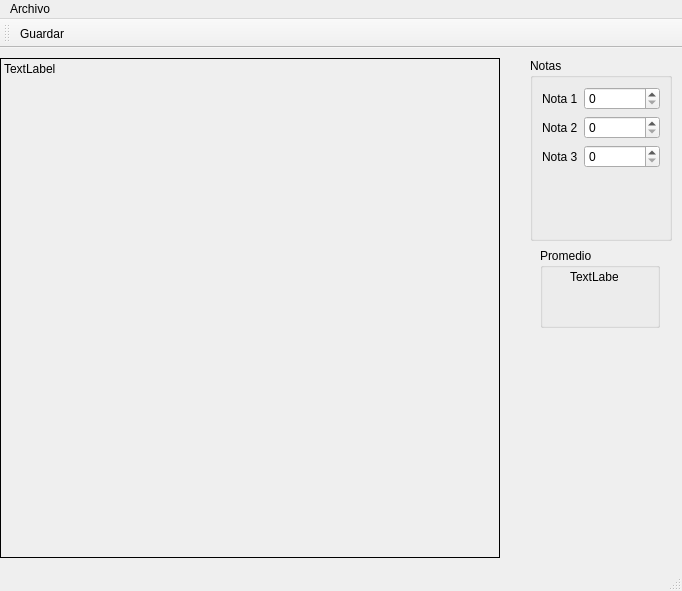
<?xml version="1.0" encoding="UTF-8"?>
<ui version="4.0">
 <class>Principal</class>
 <widget class="QMainWindow" name="Principal">
  <property name="geometry">
   <rect>
    <x>0</x>
    <y>0</y>
    <width>682</width>
    <height>591</height>
   </rect>
  </property>
  <property name="windowTitle">
   <string>Principal</string>
  </property>
  <widget class="QWidget" name="centralwidget">
   <widget class="QLabel" name="outCuadro">
    <property name="geometry">
     <rect>
      <x>0</x>
      <y>10</y>
      <width>500</width>
      <height>500</height>
     </rect>
    </property>
    <property name="minimumSize">
     <size>
      <width>500</width>
      <height>500</height>
     </size>
    </property>
    <property name="frameShape">
     <enum>QFrame::Box</enum>
    </property>
    <property name="text">
     <string>TextLabel</string>
    </property>
    <property name="alignment">
     <set>Qt::AlignLeading|Qt::AlignLeft|Qt::AlignTop</set>
    </property>
   </widget>
   <widget class="QWidget" name="widget" native="true">
    <property name="geometry">
     <rect>
      <x>530</x>
      <y>10</y>
      <width>142</width>
      <height>183</height>
     </rect>
    </property>
    <layout class="QVBoxLayout" name="verticalLayout">
     <item>
      <widget class="QGroupBox" name="groupBox">
       <property name="title">
        <string>Notas</string>
       </property>
       <layout class="QFormLayout" name="formLayout">
        <item row="0" column="0">
         <widget class="QLabel" name="label">
          <property name="text">
           <string>Nota 1</string>
          </property>
         </widget>
        </item>
        <item row="0" column="1">
         <widget class="QSpinBox" name="intNota1">
          <property name="maximum">
           <number>100</number>
          </property>
         </widget>
        </item>
        <item row="1" column="0">
         <widget class="QLabel" name="label_2">
          <property name="text">
           <string>Nota 2</string>
          </property>
         </widget>
        </item>
        <item row="1" column="1">
         <widget class="QSpinBox" name="intNota2">
          <property name="maximum">
           <number>100</number>
          </property>
         </widget>
        </item>
        <item row="2" column="0">
         <widget class="QLabel" name="label_3">
          <property name="text">
           <string>Nota 3</string>
          </property>
         </widget>
        </item>
        <item row="2" column="1">
         <widget class="QSpinBox" name="intNota3">
          <property name="maximum">
           <number>100</number>
          </property>
         </widget>
        </item>
       </layout>
      </widget>
     </item>
    </layout>
   </widget>
   <widget class="QLabel" name="outCantidad">
    <property name="geometry">
     <rect>
      <x>570</x>
      <y>220</y>
      <width>48</width>
      <height>17</height>
     </rect>
    </property>
    <property name="text">
     <string>TextLabel</string>
    </property>
   </widget>
   <widget class="QGroupBox" name="Promedio">
    <property name="geometry">
     <rect>
      <x>540</x>
      <y>200</y>
      <width>120</width>
      <height>80</height>
     </rect>
    </property>
    <property name="title">
     <string>Promedio</string>
    </property>
   </widget>
  </widget>
  <widget class="QMenuBar" name="menubar">
   <property name="geometry">
    <rect>
     <x>0</x>
     <y>0</y>
     <width>682</width>
     <height>25</height>
    </rect>
   </property>
   <widget class="QMenu" name="menuArchivo">
    <property name="title">
     <string>Archivo</string>
    </property>
    <addaction name="actionGuardar"/>
    <addaction name="actionSalir"/>
   </widget>
   <addaction name="menuArchivo"/>
  </widget>
  <widget class="QStatusBar" name="statusbar"/>
  <widget class="QToolBar" name="toolBar">
   <property name="windowTitle">
    <string>toolBar</string>
   </property>
   <attribute name="toolBarArea">
    <enum>TopToolBarArea</enum>
   </attribute>
   <attribute name="toolBarBreak">
    <bool>false</bool>
   </attribute>
   <addaction name="actionGuardar"/>
  </widget>
  <action name="actionGuardar">
   <property name="icon">
    <iconset resource="Resources.qrc">
     <normaloff>:/img/Save.ico</normaloff>:/img/Save.ico</iconset>
   </property>
   <property name="text">
    <string>Guardar</string>
   </property>
   <property name="shortcut">
    <string>Ctrl+S</string>
   </property>
  </action>
  <action name="actionSalir">
   <property name="text">
    <string>Salir</string>
   </property>
   <property name="shortcut">
    <string>Ctrl+Q</string>
   </property>
  </action>
 </widget>
 <resources>
  <include location="Resources.qrc"/>
 </resources>
 <connections>
  <connection>
   <sender>actionSalir</sender>
   <signal>triggered()</signal>
   <receiver>Principal</receiver>
   <slot>close()</slot>
   <hints>
    <hint type="sourcelabel">
     <x>-1</x>
     <y>-1</y>
    </hint>
    <hint type="destinationlabel">
     <x>340</x>
     <y>295</y>
    </hint>
   </hints>
  </connection>
 </connections>
</ui>
